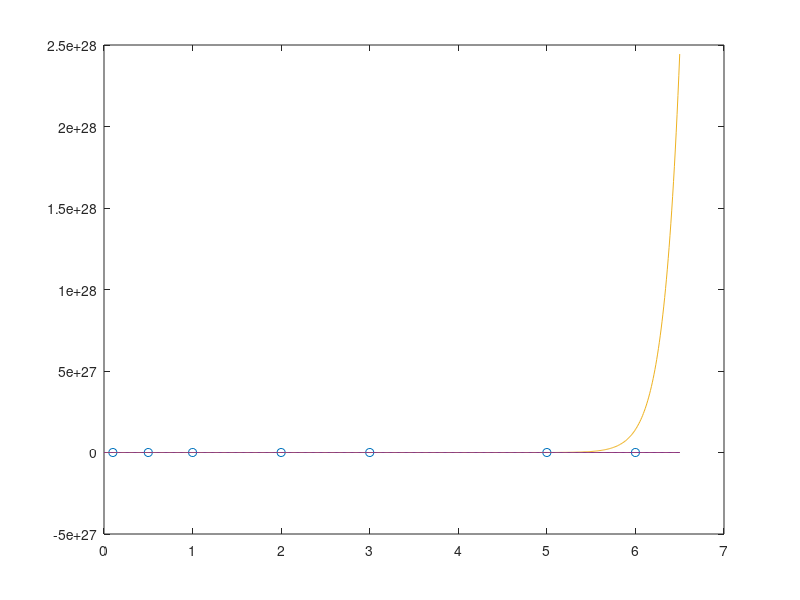

The MATLAB source for this figure:
clear; clc;
x = [0.1 0.5 1 2 3 5 6];
y = [0.01 0.1 0.12 0.43 1.5 3.8 6.5];
xf = [0:0.01:6.5];
% (i)
p1 = polyfit(x,y,3);
y1 = polyval(p1,xf);
err_1 = sum((y-polyval(p1,x)).^2)

% (ii)
p2 = polyfit(log10(x),log10(y),1);
m = 10^p2(1);
b = 10^p2(2);
y2 = b*xf.^m;
err_2 = sum((y-b*x.^m).^2)

% (iii)
p3 = polyfit(x,log10(y),1);
m = p3(1);
b = 10^p3(2);
y3 = b*10.^(m*xf);
err_3 = sum((y-b*10.^(m*x)).^2)

plot(x,y,'o',xf,y1,xf,y2,xf,y3)
